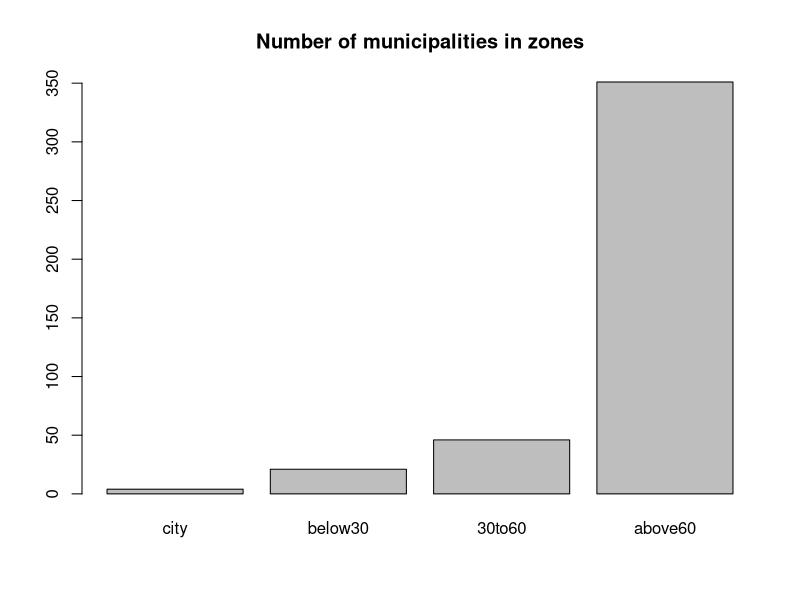
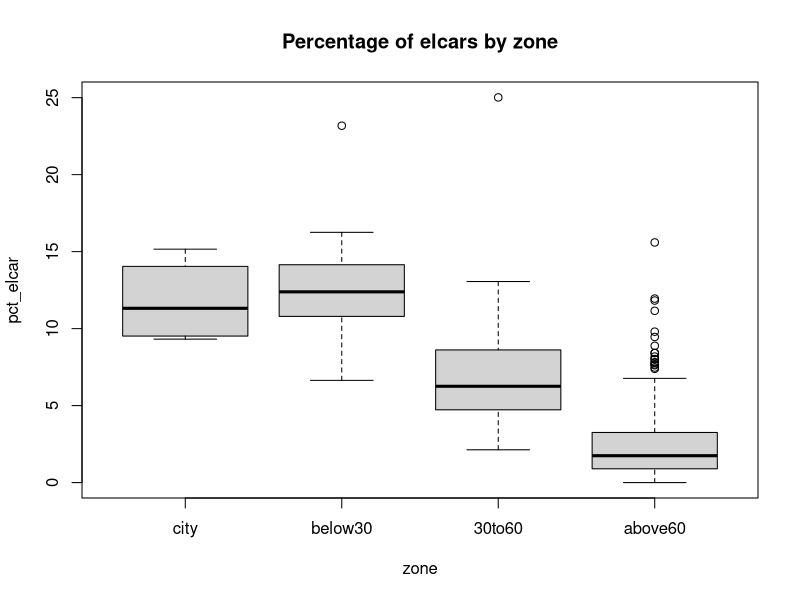
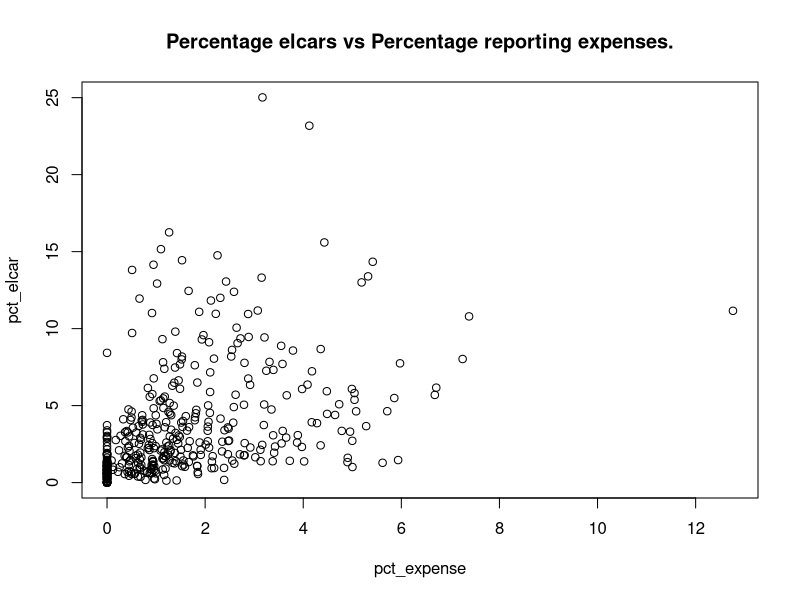
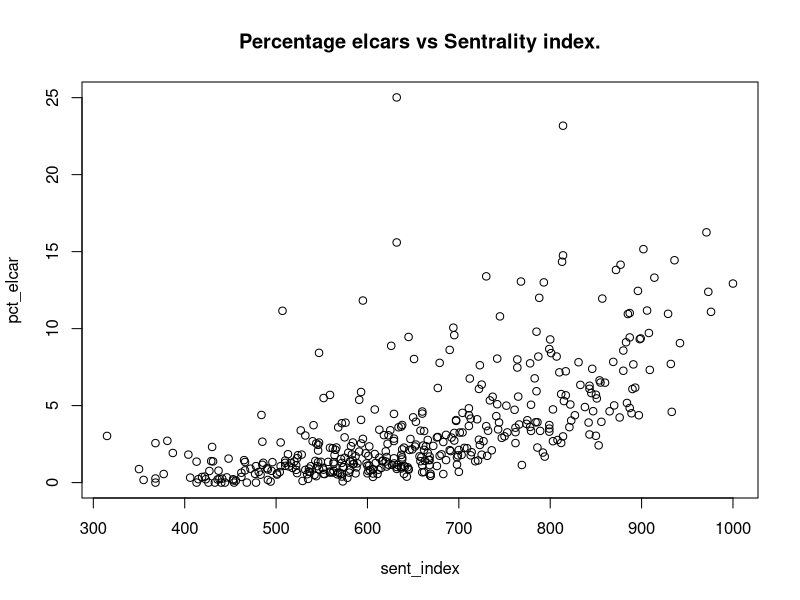
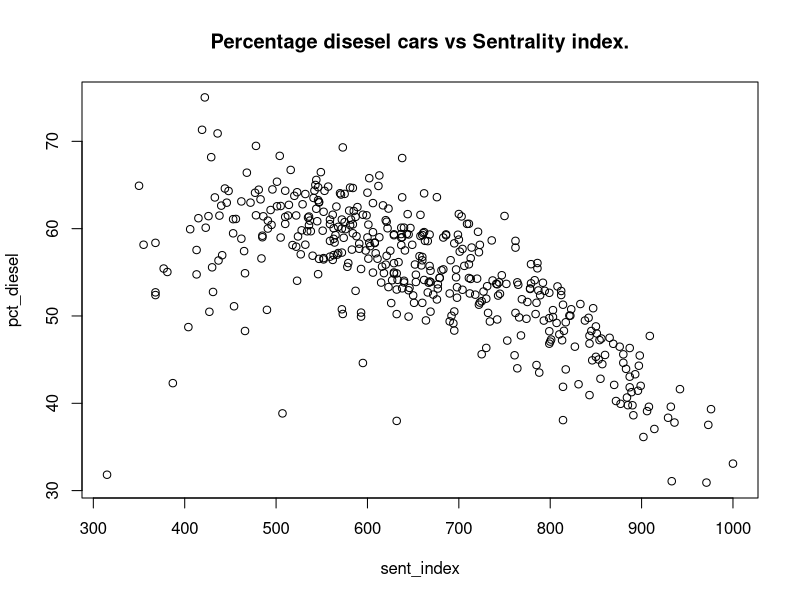
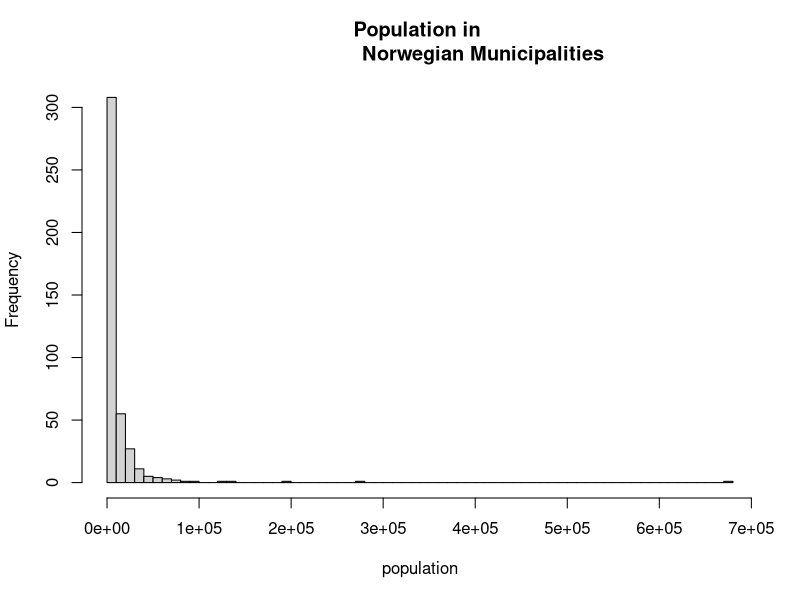
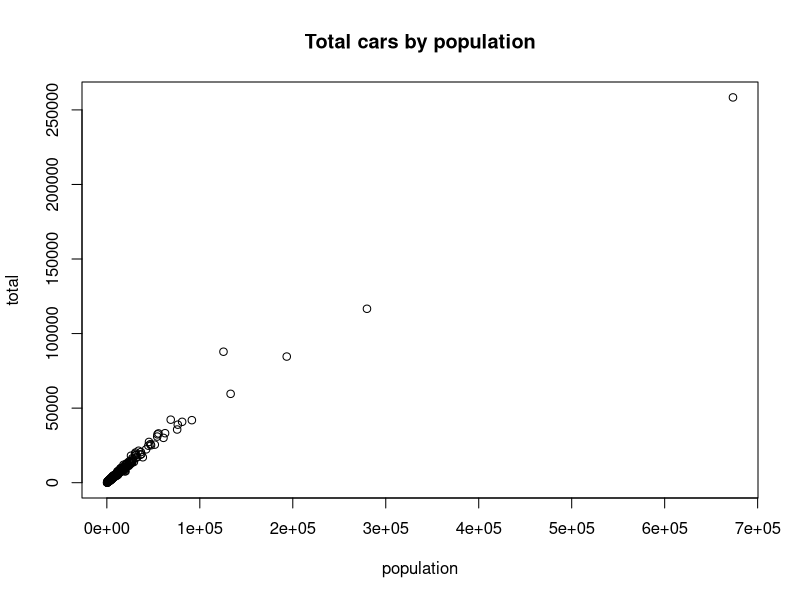

Recreate these plots in R, in order.
## ---- chunk 1
#Just keep this code in your file. It will by default print the 
#chunks to your output file
knitr::opts_chunk$set(echo = TRUE)
## ---- chunk 2
cardata <- read.csv("Data/el_car_data_1.csv")

#check top 10 rows
head(cardata,10)

nrow(cardata)
## ---- chunk 3

cardata$pct_diesel <- 100*cardata$diesel / cardata$total
cardata$pct_gasoline <- 100*cardata$gasoline / cardata$total

head(cardata$pct_diesel)
head(cardata$pct_gasoline)

## ---- chunk 4
#make zone an ordered factor (ordinal variable in R)
cardata$zone = ordered(cardata$zone, levels = c("city", 
                                               "below30",
                                               "30to60",
                                                "above60"))
head(cardata$zone)
## ---- chunk 5
cardata12 <- subset(cardata, year == 2012)
cardata18 <- subset(cardata, year == 2018)
nrow(cardata12)
nrow(cardata18)
## ---- chunk 6

zonecount <- with(cardata18, table(zone))

zonecount

barplot(zonecount, main = "Number of municipalities in zones")
## ---- chunk 7
maxpop <- with(cardata18, max(population))
minpop <- with(cardata18, min(population))

#select rows where population is minimal or maximal
df <- subset(cardata18, population == maxpop | population == minpop)
#view first six columns of df, dont need more here. 
df[, 1:6]

## ---- chunk 8
#get the index of min and max values: 
maxindex <- which.max(cardata18$population)
minindex <- which.min(cardata18$population)

#select corresponding rows, and first 6 columns (don't need more here):
cardata18[c(maxindex, minindex), 1:6]

## ---- chunk 9

with(cardata, tapply(income_med_adj, year, mean))

## ---- chunk 10

S <- with(cardata12, order(pct_elcar, decreasing = TRUE))

S[1:10]

cardata12[S[1:10], c("municip_name", "pct_elcar", "zone")]
## ---- chunk 11

S <- with(cardata18, order(pct_elcar, decreasing = TRUE))

S[1:10]

cardata18[S[1:10], c("municip_name", "pct_elcar", "zone")]

## ---- chunk 12

with(cardata18, tapply(pct_elcar, zone, mean))

## ---- chunk 13
with(cardata18, boxplot(pct_elcar ~ zone, 
                        main = "Percentage of elcars by zone"))
## ---- chunk 14
with(cardata, tapply(pct_elcar, year, mean))
## ---- chunk 15
#2012:
pct_12 <- with(cardata12, 100*sum(el) / sum(total))
#2018
pct_18 <- with(cardata18, 100*sum(el) / sum(total))
#show numbers

c(pct_12, pct_18)

## ---- chunk 16
cor(cardata18$pct_expense, cardata18$pct_elcar)
## ---- chunk 17
with(cardata18, plot(pct_expense, pct_elcar, 
                     main = "Percentage elcars vs Percentage reporting expenses."))

## ---- chunk 18
with(cardata18, cor(sent_index, pct_elcar))
## ---- chunk 19
with(cardata18, plot(sent_index, pct_elcar, 
                     main = "Percentage elcars vs Sentrality index."))

## ---- chunk 20
with(cardata18, cor(sent_index, pct_diesel))
## ---- chunk 21
with(cardata18, plot(sent_index, pct_diesel, 
                     main = "Percentage disesel cars vs Sentrality index."))

## ---- chunk 22
with(cardata18, hist(population, main = "Population in 
                     Norwegian Municipalities",
                     breaks = 50))

## ---- chunk 23
with(cardata18, plot(population, total, main = "Total cars by population"))
## ---- chunk 24
#compute total number of diesel and gasoline cars by year
C_cars <- with(cardata, tapply(diesel + gasoline , year, sum))
#compute total population by year
Tot_pop <- with(cardata, tapply(population, year, sum))
#show the counts, and then divide to get per capita counts.
C_cars
Tot_pop
C_cars/Tot_pop
## ---- chunk 25
#compute cars by year in total
Tot_cars <- with(cardata, tapply(total, year, sum))
#divide to get per capita cars in total
Tot_cars / Tot_pop
